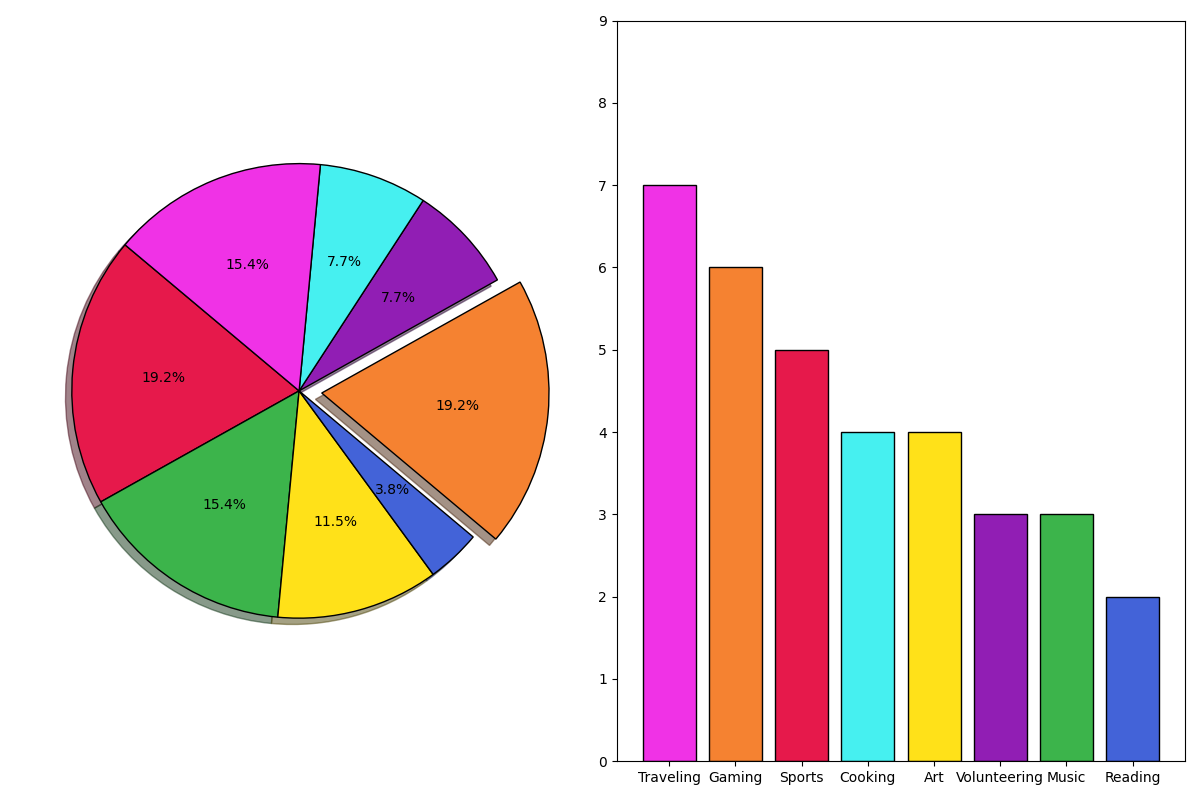

The script that drew this image:
import matplotlib.pyplot as plt

activities = ['Sports', 'Music', 'Art', 'Reading', 'Gaming', 'Volunteering', 'Cooking', 'Traveling']
percentages1 = [25, 20, 15, 5, 25, 10, 10, 20]
hours_spent = [5, 3, 4, 2, 6, 3, 4, 7]
colors = ['#e6194b', '#3cb44b', '#ffe119', '#4363d8', '#f58231', '#911eb4', '#46f0f0', '#f032e6']
explode1 = (0, 0, 0, 0, 0.1, 0, 0, 0)

# Sort the activities and hours_spent based on descending order of hours_spent
sorted_data = sorted(zip(hours_spent, activities, colors), reverse=True)
sorted_hours_spent, sorted_activities, sorted_colors = zip(*sorted_data)

fig, (ax1, ax3) = plt.subplots(1, 2, figsize=(12, 8))

ax1.pie(
    percentages1,
    explode=explode1,
    colors=colors,
    autopct='%1.1f%%',
    startangle=140,
    wedgeprops=dict(edgecolor='black'),
    shadow=True
)

ax3.bar(sorted_activities, sorted_hours_spent, color=sorted_colors, edgecolor='black')
ax3.set_ylim(0, max(hours_spent) + 2)

plt.tight_layout()
plt.show()
